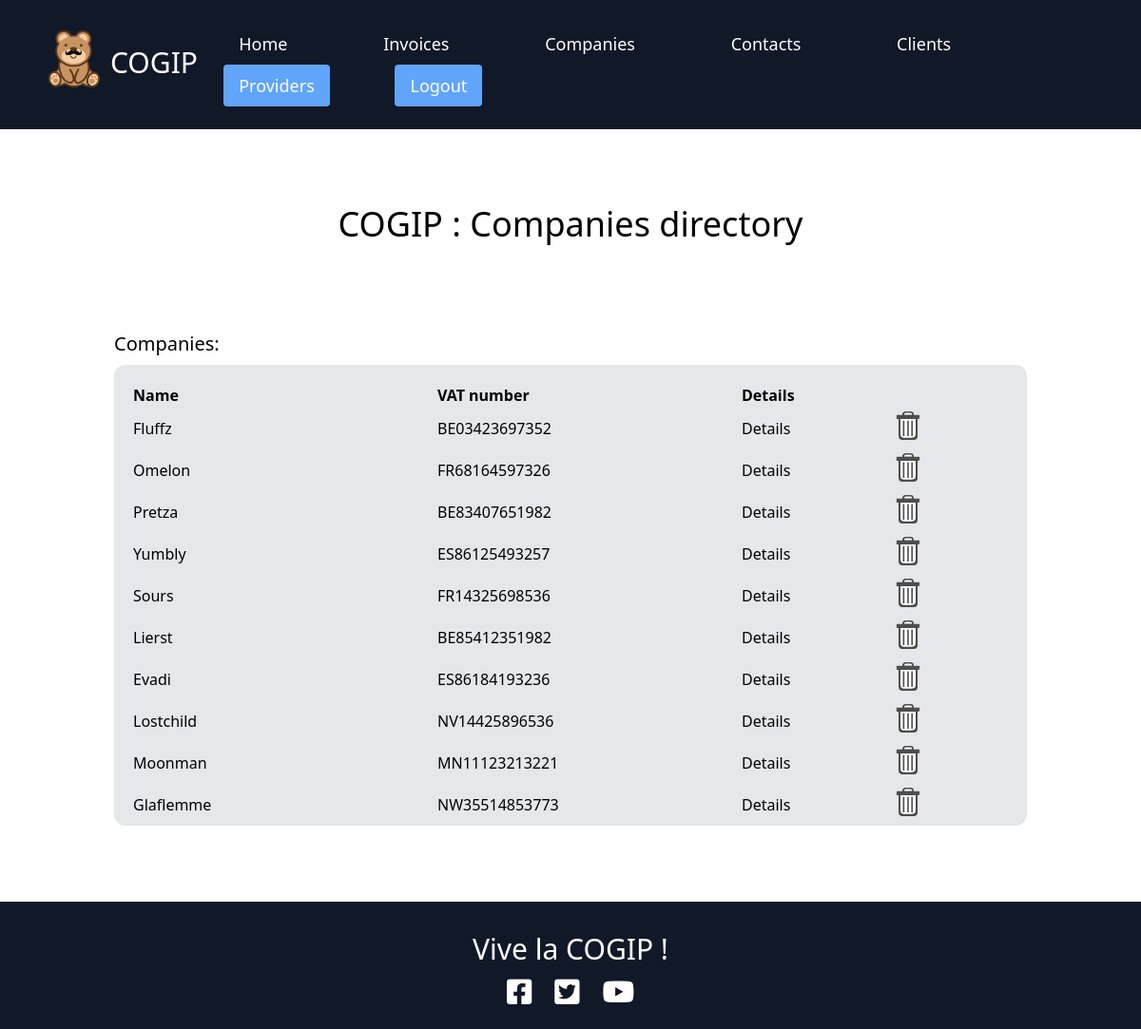
The page /?action=companies (signed in) on the database its author committed.
### tables this page shows
CREATE TABLE `companies` (
  `companies_id` int(11) NOT NULL,
  `companies_name` varchar(255) NOT NULL,
  `companies_country` varchar(255) NOT NULL,
  `companies_vat_number` varchar(255) NOT NULL,
  `companies_type_id` int(11) DEFAULT NULL
);

### controller/control.php (called while the page is built, shortened)
<?php
require ('model/model.php');
function companies(){
    $companies_data = new Companies;
    $companies = $companies_data->getCompanies();
    require ('views/companies.php');
}

### model/model.php (called while the page is built, shortened)
<?php
class Companies{
    public function getCompanies(){
        $db = $this->dbConnect();
        $companies_data = $db->query('SELECT * FROM companies');
        $companies = $companies_data->fetchAll();
        return $companies;
    }
    private function dbConnect(){
        $host = 'localhost';
        $db = 'cogip';
        $user = 'root';
        $password = '';
        try
        {
            $db = new PDO('mysql:host='.$host.';
            dbname='.$db.';
            charset=utf8',
            ''.$user.'',
            ''.$password.'',
            array(
            PDO::ATTR_ERRMODE => PDO::ERRMODE_EXCEPTION,
            PDO::ATTR_DEFAULT_FETCH_MODE => PDO::FETCH_OBJ));
            return $db;
        }
        catch(Exception $e)
        {
            die('Erreur : '.$e->getMessage());
        }
    }
}

### views/companies.php (the view, shortened to what this page needs)
<?php
    $username = "Jean-Christian";
?>
<div class="flex flex-column justify-center mt-10">
    <h1 class="m-10 text-4xl">
        COGIP : Companies directory
    </h1>
</div>
<div class="flex flex-col p-10 justify-center mx-20">
    <p class="text-xl mt-3 mb-2">Companies:</p>
    <table class="bg-gray-200 rounded-xl mb-10">
        <thead>
            <tr class="text-left">
                <th class="pl-5 pt-5">Name</th>
                <th class="pl-5 pt-5">VAT number</th>
                <th class="pl-5 pt-5 w-1/6">Details</th>
            </tr>
        </thead>
        <tbody>
            <?php foreach ($companies as $company):?>
                <tr>
                    <td class="py-1 pl-5 w-2/6"><?= $company->companies_name?></td>
                    <td class="py-1 pl-5 w-2/6"><?= $company->companies_vat_number?></td>
                    <td class="py-1 pl-5 w-1/6"><a href='?action=détailsCompany&id=<?=$company->companies_id?>'>Details</a></td>
                    <?php if($username === "Jean-Christian" ):?>
                        <td class="py-1 pl-5 w-2/6">
                            <form action="?action=deleteCompany" method="POST">
                                <button type="submit" name="delCompany" value="<?= $company->companies_id?>" >
                                    <img src="public/img/trashcan.svg" alt="delete img" width="30">
                                </button>
                            </form>
                        </td>
                    <?php endif ?>
                </tr>
            <?php endforeach?>
        </tbody>
    </table>
</div>
<?php
    require ("template.php");

### rows shown on the page
companies: companies_name "Fluffz", companies_vat_number "BE03423697352", $company->companies_id 1 (drawn)
companies: companies_name "Omelon", companies_vat_number "FR68164597326", $company->companies_id 2 (drawn)
companies: companies_name "Pretza", companies_vat_number "BE83407651982", $company->companies_id 3 (drawn)
companies: companies_name "Yumbly", companies_vat_number "ES86125493257", $company->companies_id 4 (drawn)
companies: companies_name "Sours", companies_vat_number "FR14325698536", $company->companies_id 5 (drawn)
companies: companies_name "Lierst", companies_vat_number "BE85412351982", $company->companies_id 6 (drawn)
companies: companies_name "Evadi", companies_vat_number "ES86184193236", $company->companies_id 7 (drawn)
companies: companies_name "Lostchild", companies_vat_number "NV14425896536", $company->companies_id 8 (drawn)
companies: companies_name "Moonman", companies_vat_number "MN11123213221", $company->companies_id 9 (drawn)
companies: companies_name "Glaflemme", companies_vat_number "NW35514853773", $company->companies_id 10 (drawn)
